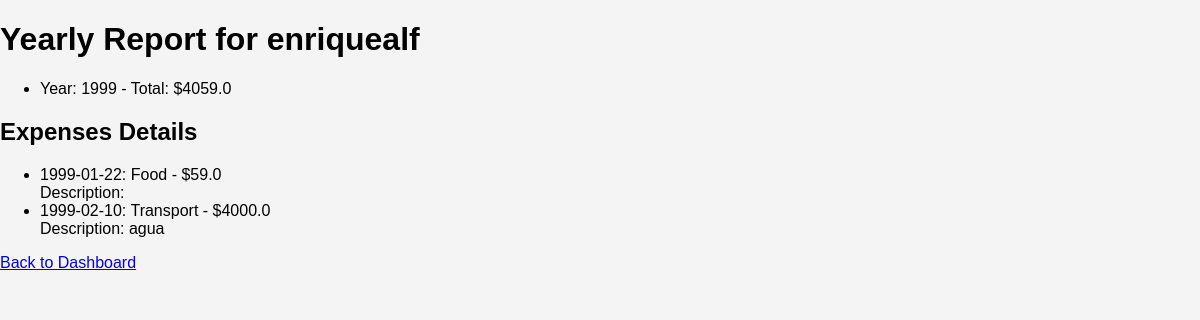
The app's page /reports/yearly (signed in), older data.
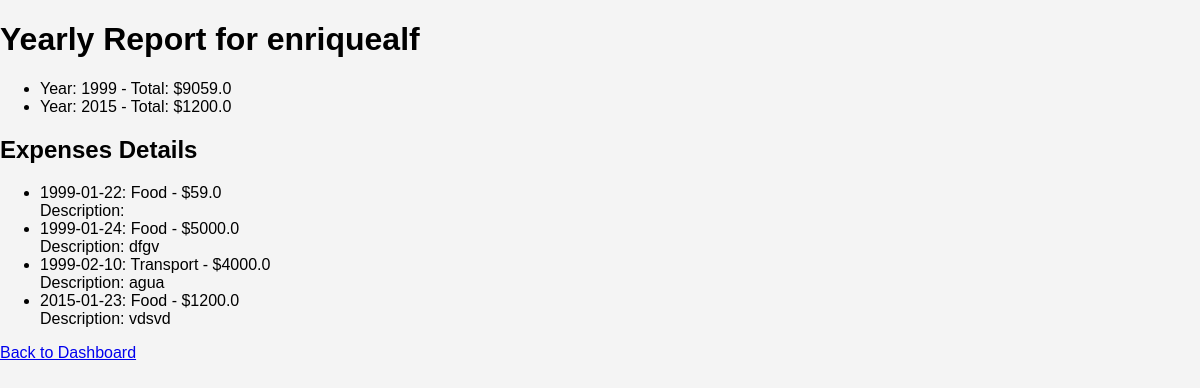
The same page, newer data.
### app/models.py (models this page shows, shortened)
class User(UserMixin, db.Model):
    __tablename__ = 'user'
    id = db.Column(db.Integer, primary_key=True)
    username = db.Column(db.String(150), unique=True, nullable=False)
    email = db.Column(db.String(120), unique=True, nullable=False)
    password = db.Column(db.String(60), nullable=False)
    expenses = db.relationship('Expense', backref='author', lazy=True)
    categories = db.relationship('Category', backref='owner', lazy=True)
    __table_args__ = {'extend_existing': True}

class Expense(db.Model):
    id = db.Column(db.Integer, primary_key=True)
    amount = db.Column(db.Float, nullable=False)
    category_id = db.Column(db.Integer, db.ForeignKey('category.id'), nullable=False)
    date = db.Column(db.Date, nullable=False)
    description = db.Column(db.String(200), nullable=True)
    user_id = db.Column(db.Integer, db.ForeignKey('user.id'), nullable=False)
    __table_args__ = {'extend_existing': True}

class Category(db.Model):
    id = db.Column(db.Integer, primary_key=True)
    name = db.Column(db.String(100), nullable=False)
    user_id = db.Column(db.Integer, db.ForeignKey('user.id'), nullable=False)
    expenses = db.relationship('Expense', backref='category', lazy=True)
    __table_args__ = {'extend_existing': True}

### app/routes.py (the view)
@bp.route('/reports/yearly')
@login_required
def yearly_report():
    expenses = Expense.query.filter_by(user_id=current_user.id).order_by(Expense.date).all()
    yearly_expenses = db.session.query(
        extract('year', Expense.date).label('year'),
        func.sum(Expense.amount).label('total')
    ).filter_by(user_id=current_user.id).group_by('year').all()
    return render_template('yearly_report.html', expenses=expenses, yearly_expenses=yearly_expenses)

### app/__init__.py (called while the page is built)
def create_app(config_class=Config):
    app = Flask(__name__)
    app.config.from_object(config_class)
    db.init_app(app)
    login_manager.init_app(app)
    migrate.init_app(app, db)
    from app import routes
    app.register_blueprint(routes.bp)
    @login_manager.user_loader
    def load_user(user_id):
        return User.query.get(int(user_id))
    @app.errorhandler(500)
    def internal_error(error):
        db.session.rollback()
        return render_template('500.html'), 500
    @app.errorhandler(404)
    def not_found_error(error):
        return render_template('404.html'), 404
    return app

### app/templates/yearly_report.html (shortened to what this page needs)
<!DOCTYPE html>
<html lang="en">
<head>
    <link rel="stylesheet" href="{{ url_for('static', filename='style.css') }}">
</head>
<body>
    <h1>Yearly Report for {{ current_user.username }}</h1>
    <ul>
        {% for year, total in yearly_expenses %}
            <li>Year: {{ year }} - Total: ${{ total }}</li>
        {% endfor %}
    </ul>
    <h2>Expenses Details</h2>
    <ul>
        {% for expense in expenses %}
            <li>{{ expense.date }}: {{ expense.category.name }} - ${{ expense.amount }} <br> Description: {{ expense.description }}</li>
        {% endfor %}
    </ul>
    <a href="{{ url_for('main.dashboard') }}">Back to Dashboard</a>
</body>
</html>

### app/static/style.css (style rules this page uses)
body { font-family: Arial, sans-serif; margin: 0; padding: 0; background-color: #f4f4f4; }

Row changes from the older to the newer data that the page shows:
added Expense: date "1999-01-24", category.name "Food", amount "5000.0", description "dfgv"
added Expense: date "2015-01-23", category.name "Food", amount "1200.0", description "vdsvd"
Text that changed along with them:
new list line: "Year: 1999 - Total: $ 9059.0"
new list line: "Year: 2015 - Total: $ 1200.0"
list line gone: "Year: 1999 - Total: $ 4059.0"
